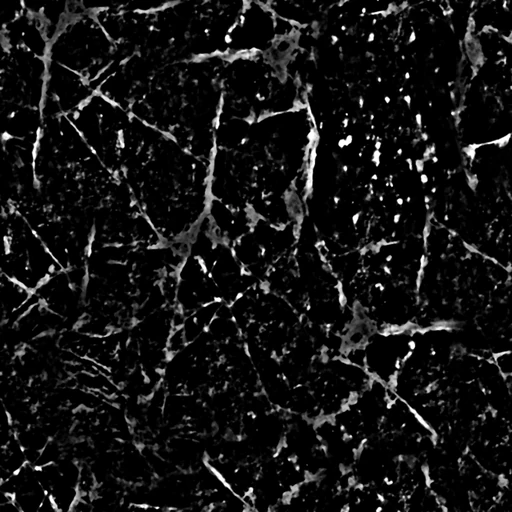
#> input picture assets/fx/cristal.webp, 512 x 512 px, given in place of SurfaceImperfections017_1K-JPG_Color.jpg, which was not available; the run also reads 1 picture not shown here
$ python build_wear.py
#> lines starting #> are read from the running program, lines starting #| are printed output that depends on the picture
"""Builds assets/fx/wearMap.webp: the wear layer shared by all the scenery materials, drawn from CC0 ambientCG textures. build.py
ships it as an effect texture (dist/tex/fx_wearMap.<hash>.js), loaded at map launch; the game stores it in the channels of
the scenery macro texture (texLabMacro, src/02b-texlab.js), which used to give procedural noise.

A 1536 x 512 grayscale image (lossy WebP subsamples color: data stored in the channels of a
single image would bleed into each other), three tileable 512 x 512 cells:
  - grime grain (SurfaceImperfections017): green channel, mid-scale color variation, dust, snow edge;
  - stains (SurfaceImperfections013): blue channel, halos and smudges on color and roughness, grime in corners;
  - streaks (SurfaceImperfections003): alpha channel, vertical trails on walls and a band of grime at the foot.
Each cell is brought to a mean of 128 and to the cell's target standard deviation, like the noise it replaces.

Sources (1K jpg from ambientcg.com) in assets_src/ambientcg/<Name>_1K-JPG/, folder ignored by git.
Run: python3 tools/build_wear.py (Pillow, numpy)."""
import io, json, pathlib
import numpy as np
from PIL import Image

ROOT = pathlib.Path(__file__).resolve().parent.parent
AC = ROOT / 'assets_src' / 'ambientcg'
# (cell name, source, target standard deviation out of 255)
CELLS = [('grain', 'SurfaceImperfections017', 34), ('stains', 'SurfaceImperfections013', 40), ('drips', 'SurfaceImperfections003', 40)]
N = 512

def cell(name, sd):
#> called with name = 'SurfaceImperfections017', sd = 34
    im = np.asarray(Image.open(AC / f'{name}_1K-JPG' / f'{name}_1K-JPG_Color.jpg').convert('L'), np.float32)
    # tileable downscale: border copied from the other side before downscaling, then cropped
    p = 32; big = np.pad(im, p, mode='wrap'); k = N / im.shape[0]
#> after `big = np.pad(im, p, mode='wrap')`:
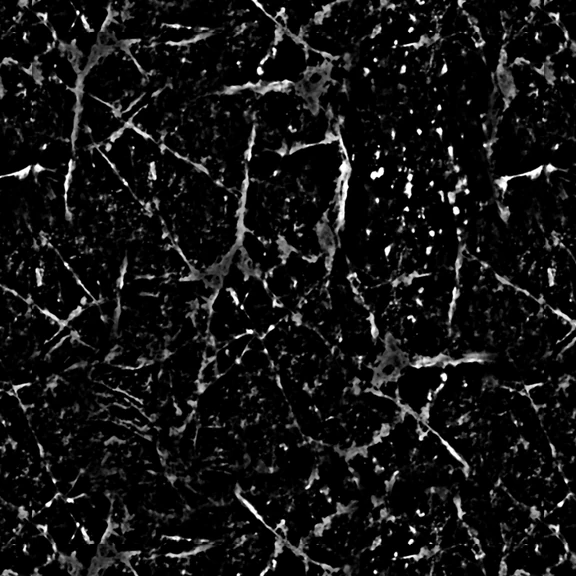
#> big: shape (576, 576) float32; min 0, max 255, mean 20.5
#> after `k = N / im.shape[0]`: k = 1
    r = np.asarray(Image.fromarray(big).resize((round(big.shape[1] * k), round(big.shape[0] * k)), Image.LANCZOS), np.float32)
    q = round(p * k); r = r[q:q + N, q:q + N]
#> after `q = round(p * k)`: q = 32
    r = 128 + (r - r.mean()) / max(r.std(), 1) * sd
    return np.clip(np.round(r), 0, 255).astype(np.uint8)
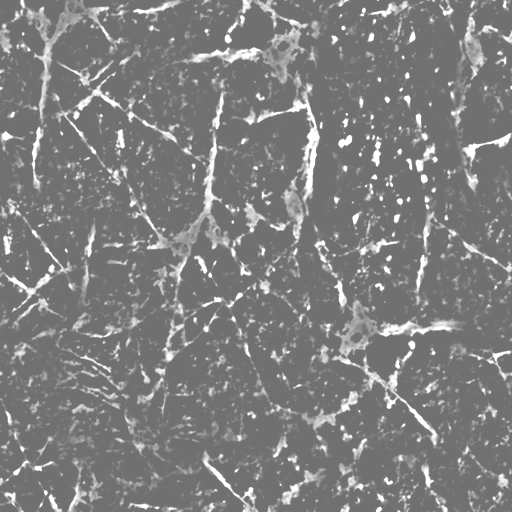
#> returned value: shape (512, 512); min 112, max 255, mean 127.5

def main():
    out = np.concatenate([cell(src, sd) for _, src, sd in CELLS], axis=1)
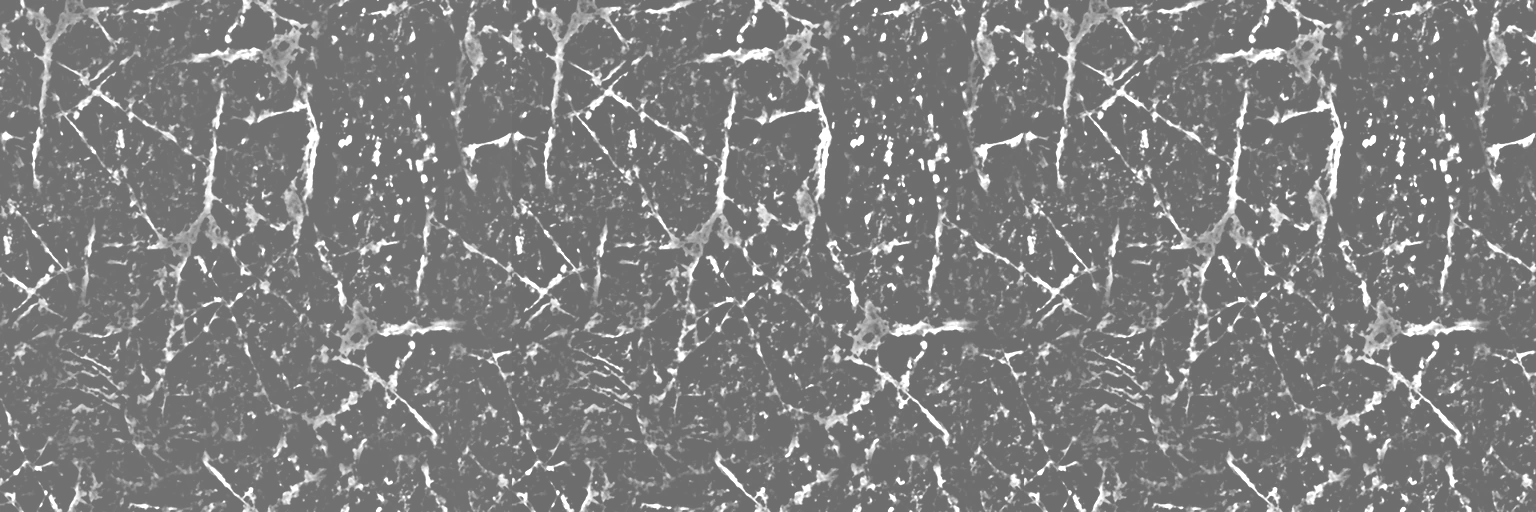
#> out: shape (512, 1536); min 109, max 255, mean 127.1
    d = ROOT / 'assets' / 'fx'; d.mkdir(parents=True, exist_ok=True)
    buf = io.BytesIO(); Image.fromarray(out).save(buf, 'WEBP', quality=72, method=6)
    (d / 'wearMap.webp').write_bytes(buf.getvalue()); print('wearMap.webp', len(buf.getvalue()) // 1024, 'KB')
    cp = ROOT / 'assets' / 'tex' / 'credits.json'
#> (the run stopped early here; a loop or call above may not have finished)
